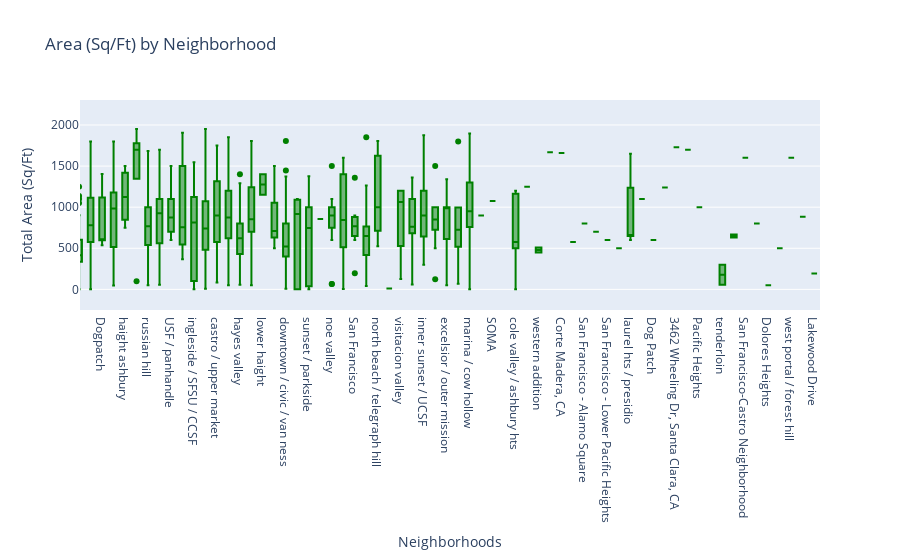

The notebook cell saved with this chart:
### Code cell
x = sf_cl_area['where']

trace0 = go.Box(
    y=sf_cl_area['area'],
    x=x,
    name='kale',
    marker=dict(
        color='green'
    )
)

data = [trace0]

layout = go.Layout(
    
    title="Area (Sq/Ft) by Neighborhood",
    xaxis_title="Neighborhoods",
    yaxis_title="Total Area (Sq/Ft)",
    
    margin=dict( b=150),
    
    
    
    
    yaxis=dict(
        title='area (ft2)',
        tickformat="1,f",
        zeroline=False
    ),
    boxmode='group',
    
)

fig = go.Figure(data=data, layout=layout)
iplot(fig)

### Figure 1 — Plotly figure (JSON) as saved in the notebook; plotly's stock layout.template omitted (floating-point values rounded to 4 significant figures; data arrays with more than 128 entries replaced by an {"elided": "..."} marker saying what was removed)
{"data": [{"marker": {"color": "green"}, "name": "kale", "type": "box", "x": {"elided": "1008 str values"}, "y": {"elided": "1008 int values"}}], "layout": {"autosize": true, "boxmode": "group", "dragmode": "zoom", "margin": {"b": 150}, "title": {"text": "Area (Sq/Ft) by Neighborhood"}, "xaxis": {"autorange": false, "range": [0.07649, 64.5], "showspikes": false, "title": {"text": "Neighborhoods"}, "type": "category"}, "yaxis": {"autorange": false, "range": [-251.1, 2304.0], "showspikes": false, "tickformat": "1,f", "title": {"text": "Total Area (Sq/Ft)"}, "type": "linear", "zeroline": false}}}
